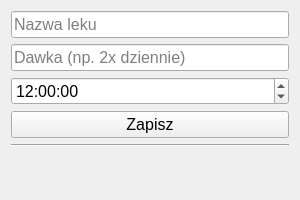
<?xml version="1.0" encoding="UTF-8"?>
<ui version="4.0">
 <class>AddMedDialog</class>
 <widget class="QWidget" name="AddMedDialog">
  <property name="geometry">
   <rect>
    <x>0</x>
    <y>0</y>
    <width>300</width>
    <height>200</height>
   </rect>
  </property>
  <property name="windowTitle">
   <string>Dodaj lek</string>
  </property>
  <layout class="QVBoxLayout">
   <item>
    <widget class="QLineEdit" name="medNameInput">
     <property name="font">
      <font>
       <family>Arial</family>
       <pointsize>12</pointsize>
      </font>
     </property>
     <property name="placeholderText">
      <string>Nazwa leku</string>
     </property>
    </widget>
   </item>
   <item>
    <widget class="QLineEdit" name="medDoseInput">
     <property name="font">
      <font>
       <family>Arial</family>
       <pointsize>12</pointsize>
      </font>
     </property>
     <property name="placeholderText">
      <string>Dawka (np. 2x dziennie)</string>
     </property>
    </widget>
   </item>
   <item>
    <widget class="QTimeEdit" name="medTimeInput">
     <property name="font">
      <font>
       <family>Arial</family>
       <pointsize>12</pointsize>
      </font>
     </property>
     <property name="contextMenuPolicy">
      <enum>Qt::NoContextMenu</enum>
     </property>
     <property name="time">
      <time>
       <hour>12</hour>
       <minute>0</minute>
       <second>0</second>
      </time>
     </property>
    </widget>
   </item>
   <item>
    <widget class="QPushButton" name="saveButton">
     <property name="font">
      <font>
       <family>Yu Gothic UI</family>
       <pointsize>12</pointsize>
      </font>
     </property>
     <property name="text">
      <string>Zapisz</string>
     </property>
    </widget>
   </item>
   <item>
    <widget class="Line" name="line">
     <property name="orientation">
      <enum>Qt::Horizontal</enum>
     </property>
    </widget>
   </item>
   <item>
    <widget class="QLabel" name="statusLabel">
     <property name="font">
      <font>
       <family>Yu Gothic UI</family>
       <pointsize>12</pointsize>
      </font>
     </property>
     <property name="text">
      <string/>
     </property>
     <property name="alignment">
      <set>Qt::AlignCenter</set>
     </property>
    </widget>
   </item>
  </layout>
 </widget>
 <resources/>
 <connections/>
</ui>
